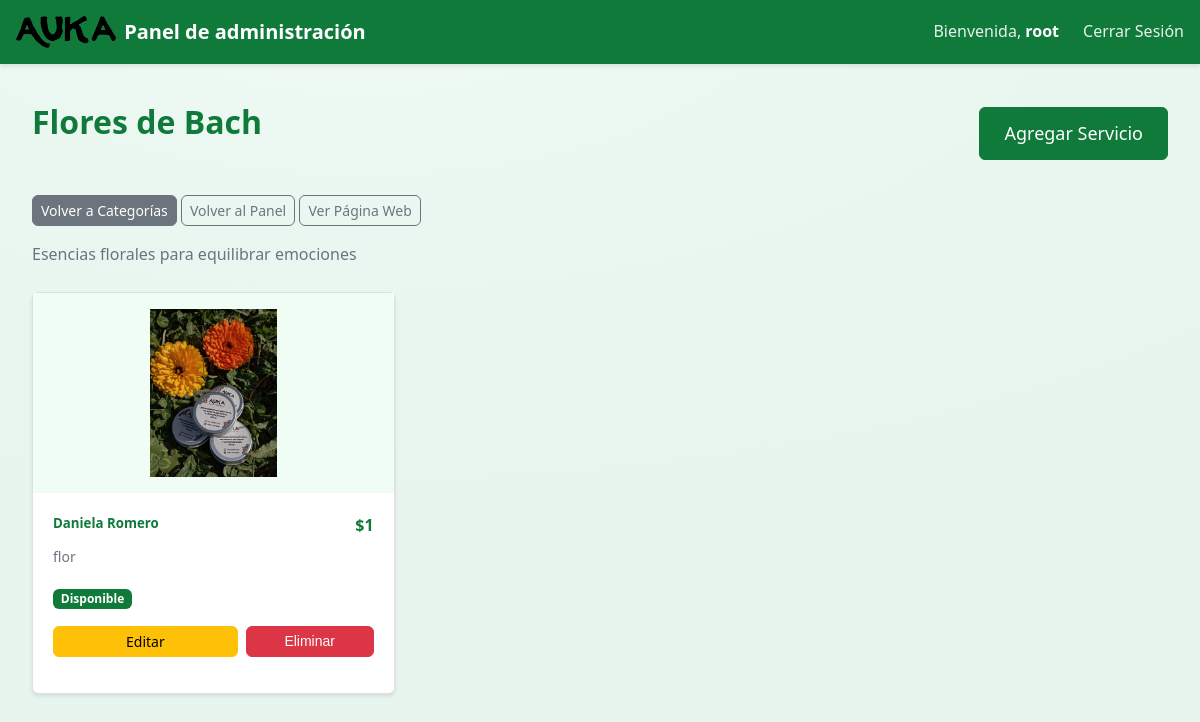
The page /panel/catalogo/flores-bach/ (signed in) on the database as committed earlier.
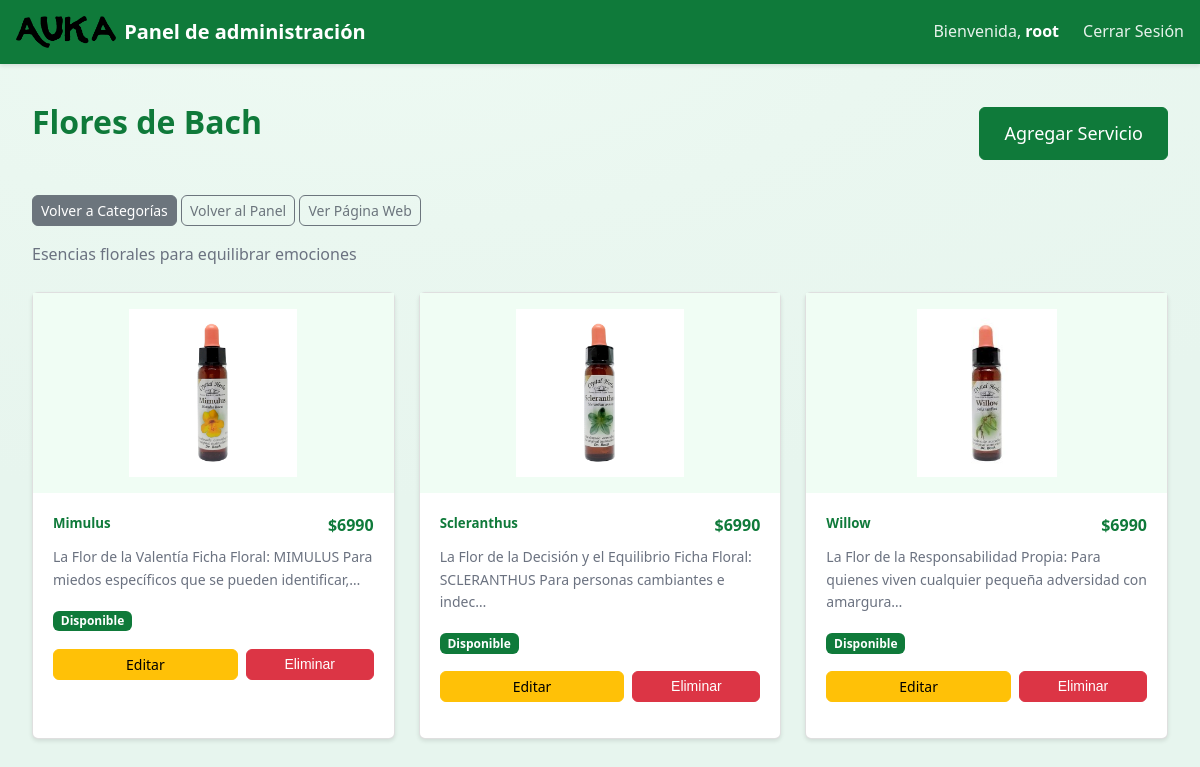
The same page on the database as committed later.
### panel/models.py (models this page shows, shortened)
class Producto(models.Model):
    TEMPORADAS = [
        ("verano", "Verano"),
        ("otoño", "Otoño"),
        ("invierno", "Invierno"),
        ("primavera", "Primavera"),
    ]
    usuario = models.ForeignKey(User, on_delete=models.CASCADE)
    nombre = models.CharField(max_length=100)
    precio = models.IntegerField()  # Cambiado de DecimalField a IntegerField
    descripcion = models.TextField()
    imagen = models.ImageField(upload_to='productos/')
    activo = models.BooleanField(default=True)
    temporadas = MultiSelectField(choices=TEMPORADAS, blank=True)

### panel/views.py (the view)
# urls.py: path('catalogo/<str:categoria_id>/', views.categoria_servicios, name='categoria_servicios'),  # ← ESTA VA AL FINAL
@login_required
def categoria_servicios(request, categoria_id):
    productos_base = Producto.objects.filter(usuario=request.user)
    categorias_map = {
        'flores-bach': {
            'id': 'flores-bach',
            'nombre': 'Flores de Bach',
            'descripcion': 'Esencias florales para equilibrar emociones',
            'productos': productos_base.filter(
                Q(nombre__icontains='bach') |
                Q(descripcion__icontains='flor') |
                Q(nombre__icontains='flor')
            ).order_by("nombre")
        },
        'masajes': {
            'id': 'masajes',
            'nombre': 'Masajes',
            'descripcion': 'Sesiones de masaje terapéutico',
            'productos': productos_base.filter(
                Q(nombre__icontains='masaje') |
                Q(descripcion__icontains='masaje')
            ).order_by("nombre")
        },
        'reiki': {
            'id': 'reiki',
            'nombre': 'Reiki',
            'descripcion': 'Sanación energética',
            'productos': productos_base.filter(
                Q(nombre__icontains='reiki') |
                Q(descripcion__icontains='reiki')
            ).order_by("nombre")
        },
        'fitoterapia': {
            'id': 'fitoterapia',
            'nombre': 'Fitoterapia y Cosmética',
            'descripcion': 'Productos herbales y cosméticos naturales',
            'productos': productos_base.exclude(
                Q(nombre__icontains='bach') |
                Q(nombre__icontains='masaje') |
                Q(nombre__icontains='reiki') |
                Q(descripcion__icontains='bach') |
                Q(descripcion__icontains='masaje') |
                Q(descripcion__icontains='reiki')
            ).order_by("nombre")
        }
    }
    if categoria_id not in categorias_map:
        return redirect('mi_panel')
    categoria = categorias_map[categoria_id]
    categoria['productos'] = list(categoria['productos'])
    return render(request, 'catalogo/categoria_servicios.html', {'categoria': categoria})

### panel/context_processors.py (called while the page is built)
def puntos_venta_context(request):
    try:
        puntos_venta = PuntoVenta.objects.filter(activo=True)
        try:
            puntos_venta = puntos_venta.filter(tipo='fijo')
        except (FieldError, AttributeError):
            pass
        puntos_venta = puntos_venta.order_by('nombre')
        return {
            'puntos_venta': puntos_venta
        }
    except Exception as e:
        return {
            'puntos_venta': []
        }

### panel/templates/catalogo/categoria_servicios.html (shortened to what this page needs)
{% extends 'base_panel.html' %}
{% load static %}
{% block content %}
<div class="container">
    <div class="d-flex justify-content-between align-items-center mb-4">
        <h1>{{ categoria.nombre }}</h1>
        <a href="{% url 'agregar_producto' %}?categoria={{ categoria.id }}" class="btn btn-primary btn-lg">
            Agregar Servicio
        </a>
    </div>
    <div class="mb-3">
        <a href="{% url 'mi_panel' %}" class="btn btn-secondary btn-sm">Volver a Categorías</a>
        <a href="{% url 'inicio_admin' %}" class="btn btn-outline-secondary btn-sm">Volver al Panel</a>
        <a href="/" class="btn btn-outline-secondary btn-sm" target="_blank">Ver Página Web</a>
    </div>
    <div class="mb-4">
        <p class="text-muted">{{ categoria.descripcion }}</p>
    </div>
    {% if categoria.productos %}
        <div class="row">
            {% for producto in categoria.productos %}
            <div class="col-md-4 mb-4">
                <div class="card h-100">
                    {% if producto.imagen %}
                    <div class="product-image-container">
                        <img src="{{ producto.imagen.url }}" alt="{{ producto.nombre }}">
                    </div>
                    {% endif %}
                    <div class="card-body">
                        <div class="d-flex justify-content-between align-items-start mb-2">
                            <h5 class="card-title mb-0">{{ producto.nombre }}</h5>
                            <span class="text-success fw-bold">${{ producto.precio }}</span>
                        </div>
                        <p class="card-text small mb-3">
                            {{ producto.descripcion|truncatechars:100 }}
                        </p>
                        <div class="mb-2">
                            <span class="badge {% if producto.activo %}bg-success{% else %}bg-danger{% endif %}">
                                {% if producto.activo %}Disponible{% else %}Fuera de temporada{% endif %}
                            </span>
                        </div>
                        <div class="d-flex gap-2 mt-3">
                            <a href="{% url 'editar_producto' producto.id %}?categoria={{ categoria.id }}" class="btn btn-warning btn-sm flex-fill">
                                Editar
                            </a>
                            <form method="post" action="{% url 'eliminar_producto' producto.id %}?categoria={{ categoria.id }}"
                                  onsubmit="return confirm('¿Seguro que quieres eliminar este servicio?');"
                                  class="form-inline">
                                <button type="submit" class="btn btn-danger btn-sm w-100">
                                    Eliminar
                                </button>
                            </form>
                        </div>
                    </div>
                </div>
            </div>
            {% endfor %}
        </div>
    {% endif %}
</div>
{% endblock %}

### panel/templates/base_panel.html (shortened to what this page needs)
{% load static %}
<!DOCTYPE html>
<html lang="es">
<head>
</head>
<body>
    <nav class="navbar">
        <div class="navbar-content">
            <a class="navbar-brand" href="{% url 'inicio_admin' %}">
                <img src="{% static 'img/logo.png' %}" alt="AUKA">
                Panel de administración
            </a>
            <div class="navbar-nav">
                <span class="navbar-text">
                    Bienvenida, <strong>{{ user.username }}</strong>
                </span>
                <a class="nav-link" href="{% url 'logout' %}">Cerrar Sesión</a>
            </div>
        </div>
    </nav>
    <main>
        <div class="container">
            {% block content %}
            {% endblock %}
        </div>
    </main>
</body>
</html>

### panel/templates/base_panel.html (style rules this page uses)
* { margin: 0; padding: 0; box-sizing: border-box; }
:root { --green: #0f7a3a; --green-dark: #0a5d2a; --green-light: #bbf7d0; --green-bg: #f0fdf4; --text: #1f2937; --text-muted: #6b7280; --border: rgba(15, 122, 58, 0.2); --shadow: 0 2px 4px rgba(0, 0, 0, 0.1); }
body { font-family: system-ui, -apple-system, BlinkMacSystemFont, "Segoe UI", Roboto, sans-serif; background: radial-gradient(1200px 500px at 30% 0%, #eefaf3 0%, #eaf7f0 45%, #e7f5ee 100%); color: var(--text); line-height: 1.6; min-height: 100vh; }
.container { max-width: 1200px; margin: 0 auto; padding: 0 1rem; }
.navbar { background-color: var(--green); padding: 1rem 0; box-shadow: 0 2px 4px rgba(0, 0, 0, 0.1); }
.navbar-content { max-width: 1200px; margin: 0 auto; padding: 0 1rem; display: flex; justify-content: space-between; align-items: center; }
.navbar-brand { color: white; font-weight: 600; font-size: 1.25rem; text-decoration: none; display: flex; align-items: center; gap: 0.5rem; }
.navbar-brand img { height: 32px; }
.navbar-nav { display: flex; align-items: center; gap: 1.5rem; }
.navbar-text { color: rgba(255, 255, 255, 0.9); font-weight: 500; }
.navbar-text strong { color: white; }
.nav-link { color: rgba(255, 255, 255, 0.9); text-decoration: none; font-weight: 500; transition: color 0.2s ease; }
main { padding: 2rem 0; min-height: calc(100vh - 80px); }
.row { display: flex; flex-wrap: wrap; margin: 0 -0.75rem; }
.col-md-3, .col-md-4, .col-md-6, .col-md-8, .col-12 { padding: 0 0.75rem; flex: 0 0 auto; }
.col-md-4 { width: 33.333333%; }
.product-image-container { height: 200px; background: var(--green-bg); display: flex; align-items: center; justify-content: center; padding: 1rem; position: relative; }
.product-image-container img { max-width: 100%; max-height: 100%; object-fit: contain; }
.form-inline { display: inline-block; margin: 0; flex: 1; }
h1 { color: var(--green); font-weight: 600; font-size: 2rem; margin-bottom: 1.5rem; }
h3, h4, h5, h6 { color: var(--text); font-weight: 600; margin-bottom: 0.5rem; }
.btn { display: inline-block; padding: 0.5rem 1rem; border: 1px solid transparent; border-radius: 0.375rem; font-weight: 500; text-decoration: none; text-align: center; cursor: pointer; transition: all 0.2s ease; font-size: 1rem; line-height: 1.5; }
.btn-primary { background-color: var(--green); border-color: var(--green); color: white; }
.btn-secondary { background-color: #6c757d; border-color: #6c757d; color: white; }
.btn-outline-secondary { background-color: transparent; border-color: #6c757d; color: #6c757d; }
.btn-warning { background-color: #ffc107; border-color: #ffc107; color: #000; }
.btn-danger { background-color: #dc3545; border-color: #dc3545; color: white; }
.btn-sm { padding: 0.25rem 0.5rem; font-size: 0.875rem; }
.btn-lg { padding: 0.75rem 1.5rem; font-size: 1.125rem; }
.card { background: white; border: 1px solid rgba(0, 0, 0, 0.125); border-radius: 0.375rem; box-shadow: var(--shadow); margin-bottom: 1rem; }
.card-body { padding: 1.25rem; }
.card-title { color: var(--green); font-weight: 600; margin-bottom: 0.5rem; }
.card-text { color: var(--text-muted); margin-bottom: 1rem; }
.d-flex { display: flex; }
.justify-content-between { justify-content: space-between; }
.align-items-center { align-items: center; }
.align-items-start { align-items: flex-start; }
.flex-fill { flex: 1 1 auto; }
.mb-0 { margin-bottom: 0; }
.mb-2 { margin-bottom: 0.5rem; }
.mb-3 { margin-bottom: 1rem; }
.mb-4 { margin-bottom: 1.5rem; }
.mt-3 { margin-top: 1rem; }
.text-success { color: var(--green); }
.text-muted { color: var(--text-muted); }
.fw-bold { font-weight: 700; }
.small { font-size: 0.875rem; }
.badge { display: inline-block; padding: 0.35em 0.65em; font-size: 0.75em; font-weight: 700; line-height: 1; text-align: center; white-space: nowrap; vertical-align: baseline; border-radius: 0.375rem; }
.bg-success { background-color: var(--green); color: white; }
.h-100 { height: 100%; }
.w-100 { width: 100%; }
.gap-2 { gap: 0.5rem; }
a { color: var(--green); text-decoration: none; }
img { max-width: 100%; height: auto; }

Rows that differ between the two databases and show on the page:
removed Producto: imagen (picture), nombre "Daniela Romero", precio "1", descripcion "flor", activo "Disponible"
added Producto: imagen (picture), nombre "Mimulus", precio "6990", descripcion "La Flor de la Valentía Ficha Floral: MIMULUS Para miedos específicos que se pueden identificar,…", activo "Disponible"
added Producto: imagen (picture), nombre "Scleranthus", precio "6990", descripcion "La Flor de la Decisión y el Equilibrio Ficha Floral: SCLERANTHUS Para personas cambiantes e indec…", activo "Disponible"
added Producto: imagen (picture), nombre "Willow", precio "6990", descripcion "La Flor de la Responsabilidad Propia: Para quienes viven cualquier pequeña adversidad con amargura…", activo "Disponible"
